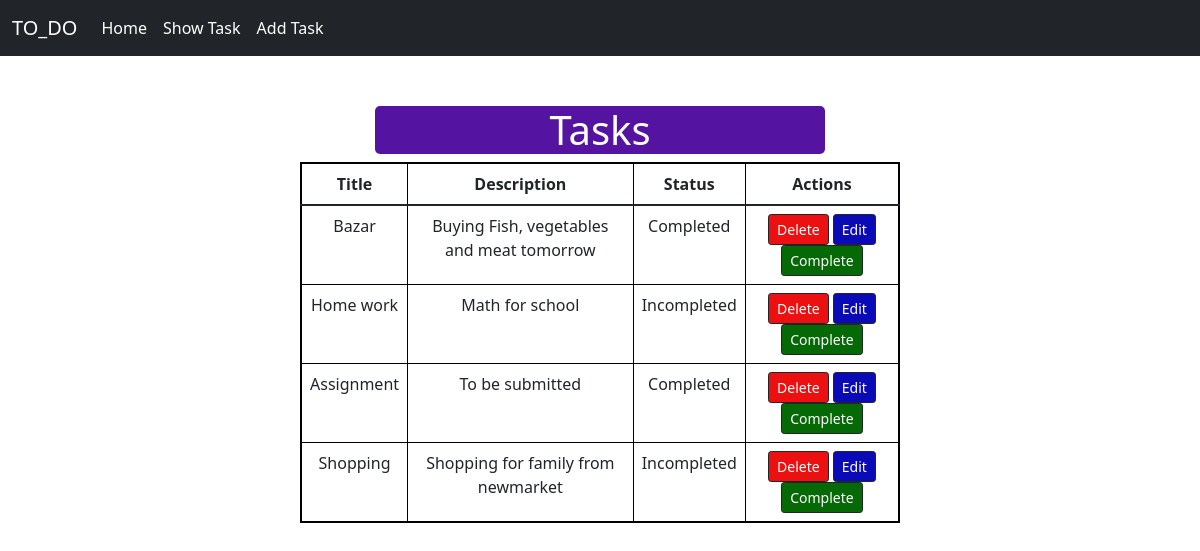
Screenshot of /show_task/ with the database file from the repository.
### first_app/models.py (models this page shows)
class Task_Model(models.Model):
    title = models.CharField(max_length=50)
    description = models.CharField(max_length=500)
    is_completed = models.BooleanField(default=False)

### first_app/views.py (the view)
# urls.py: path('show_task/', views.show_task, name='show_task'),
def show_task(request):
    task = Task_Model.objects.all()
    return render(request, 'show_task.html',{'task':task})

### first_app/templates/show_task.html (shortened to what this page needs)
{% extends 'base.html'%}
{% load crispy_forms_tags %}
{% block content %}
<div style="width: 50%; margin: auto; text-align: center; margin-top: 50px; ">
   <div style=" border-radius: 5px; text-align: center; width: 450px;margin: auto; background-color: rgb(85, 19, 161);">
    <h1 style="color: white;">Tasks</h1>
   </div>
    <table class="table" style="border: 2px solid black;">
        <thead>
          <tr>
            <th style="border: 1px solid black;">Title</th>
            <th style="border: 1px solid black;">Description</th>
            <th style="border: 1px solid black;">Status</th>
            <th style="border: 1px solid black;">Actions</th>
          </tr>
        </thead>
        <tbody >
          {% for item in task %}
          <tr>
            <td style="border: 1px solid black;">{{item.title}}</td>
            <td style="border: 1px solid black;">{{item.description}}</td>
            {% if item.is_completed == True %}
            <td style="border: 1px solid black;">Completed</td>
            {% else %}
            <td style="border: 1px solid black;">Incompleted</td>
            {% endif %}
            <td style="border: 1px solid black;"><a href="{% url 'del_task' id=item.id %} " style="background-color: rgb(237, 16, 16);" class="btn btn-dark btn-sm">Delete</a> <a href=" {% url 'edit_task' id=item.id %} " style="background-color: rgb(10, 10, 182);" class="btn btn-dark btn-sm">Edit</a>
            <a href="{% url 'completed' id=item.id %}" style="background-color: rgb(5, 106, 5);" class="btn btn-dark btn-sm">Complete</a>
            </td>
          </tr>
          {% endfor %}
        </tbody>
      </table>
{% endblock %}

### first_app/templates/base.html (shortened to what this page needs)
<!DOCTYPE html>
<html lang="en">
  <head>
    <link
      href="https://cdn.jsdelivr.net/npm/bootstrap@5.1.3/dist/css/bootstrap.min.css"
      rel="stylesheet"
    />
  </head>
  <body>
    <nav class=" navbar navbar-expand bg-dark ">
      <div class="container-fluid">
        <a class="navbar-brand text-white" href="{% url 'home' %}">TO_DO</a>
        <div class="collapse navbar-collapse" id="navbarNavAltMarkup">
          <div class="navbar-nav">
            <a class="nav-link active text-white" aria-current="page" href="{% url 'home' %}">Home</a>
            <a class="nav-link text-white" href="{% url 'show_task' %}">Show Task</a>
            <a class="nav-link text-white" href="{% url 'add_task' %}">Add Task</a>
          </div>
        </div>
      </div>
    </nav>
    {% block content %}{% endblock %}
  </body>
</html>

### rows the page displays
Task_Model: title "Bazar", description "Buying Fish, vegetables and meat tomorrow", is_completed "Completed"
Task_Model: title "Home work", description "Math for school", is_completed "Incompleted"
Task_Model: title "Assignment", description "To be submitted", is_completed "Completed"
Task_Model: title "Shopping", description "Shopping for family from newmarket", is_completed "Incompleted"
